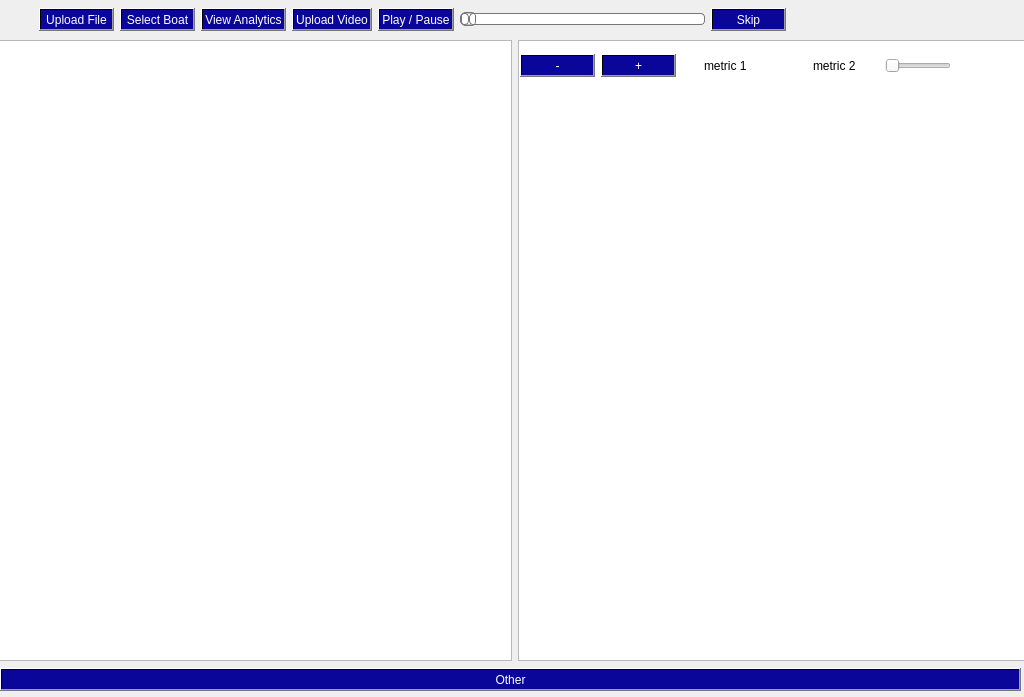
<?xml version="1.0" encoding="UTF-8"?>
<ui version="4.0">
 <class>MainWindow</class>
 <widget class="QMainWindow" name="MainWindow">
  <property name="geometry">
   <rect>
    <x>0</x>
    <y>0</y>
    <width>1024</width>
    <height>697</height>
   </rect>
  </property>
  <property name="windowTitle">
   <string>MainWindow</string>
  </property>
  <widget class="QWidget" name="centralwidget">
   <widget class="QWidget" name="horizontalLayoutWidget">
    <property name="geometry">
     <rect>
      <x>-1</x>
      <y>-1</y>
      <width>1031</width>
      <height>42</height>
     </rect>
    </property>
    <layout class="QHBoxLayout" name="horizontalLayout_4">
     <item>
      <spacer name="horizontalSpacer">
       <property name="orientation">
        <enum>Qt::Orientation::Horizontal</enum>
       </property>
       <property name="sizeType">
        <enum>QSizePolicy::Policy::Fixed</enum>
       </property>
       <property name="sizeHint" stdset="0">
        <size>
         <width>40</width>
         <height>20</height>
        </size>
       </property>
      </spacer>
     </item>
     <item>
      <layout class="QHBoxLayout" name="horizontalLayout_5"/>
     </item>
     <item>
      <widget class="QPushButton" name="uploadFileButton">
       <property name="cursor">
        <cursorShape>PointingHandCursor</cursorShape>
       </property>
       <property name="styleSheet">
        <string notr="true">font: 800 9pt &quot;&quot;;
background-color: rgb(0, 0, 255);
background-color: qconicalgradient(cx:0.478, cy:1, angle:0, stop:0 rgba(9, 6, 153, 255), stop:0.501 rgba(9, 6, 153, 255), stop:0.505 rgba(255, 0, 0, 255));
color: rgb(255, 255, 255);
border-radius: 0.3em;
padding: 0.3em 0.5em;</string>
       </property>
       <property name="text">
        <string>Upload File</string>
       </property>
       <property name="autoDefault">
        <bool>false</bool>
       </property>
       <property name="default">
        <bool>false</bool>
       </property>
       <property name="flat">
        <bool>false</bool>
       </property>
      </widget>
     </item>
     <item>
      <widget class="QPushButton" name="selectBoat">
       <property name="cursor">
        <cursorShape>PointingHandCursor</cursorShape>
       </property>
       <property name="styleSheet">
        <string notr="true">font: 800 9pt &quot;&quot;;
background-color: rgb(0, 0, 255);
background-color: qconicalgradient(cx:0.478, cy:1, angle:0, stop:0 rgba(9, 6, 153, 255), stop:0.501 rgba(9, 6, 153, 255), stop:0.505 rgba(255, 0, 0, 255));
color: rgb(255, 255, 255);
border-radius: 0.3em;
padding: 0.3em 0.5em;</string>
       </property>
       <property name="text">
        <string>Select Boat</string>
       </property>
      </widget>
     </item>
     <item>
      <widget class="QPushButton" name="viewAnalytics">
       <property name="cursor">
        <cursorShape>PointingHandCursor</cursorShape>
       </property>
       <property name="styleSheet">
        <string notr="true">font: 800 9pt &quot;&quot;;
background-color: rgb(0, 0, 255);
background-color: qconicalgradient(cx:0.478, cy:1, angle:0, stop:0 rgba(9, 6, 153, 255), stop:0.501 rgba(9, 6, 153, 255), stop:0.505 rgba(255, 0, 0, 255));
color: rgb(255, 255, 255);
border-radius: 0.3em;
padding: 0.3em 0.5em;</string>
       </property>
       <property name="text">
        <string>View Analytics</string>
       </property>
      </widget>
     </item>
     <item>
      <widget class="QPushButton" name="uploadVideoButton">
       <property name="cursor">
        <cursorShape>PointingHandCursor</cursorShape>
       </property>
       <property name="styleSheet">
        <string notr="true">font: 800 9pt &quot;&quot;;
background-color: rgb(0, 0, 255);
background-color: qconicalgradient(cx:0.478, cy:1, angle:0, stop:0 rgba(9, 6, 153, 255), stop:0.501 rgba(9, 6, 153, 255), stop:0.505 rgba(255, 0, 0, 255));
color: rgb(255, 255, 255);
border-radius: 0.3em;
padding: 0.3em 0.5em;</string>
       </property>
       <property name="text">
        <string>Upload Video</string>
       </property>
      </widget>
     </item>
     <item>
      <widget class="QPushButton" name="playPauseButton">
       <property name="cursor">
        <cursorShape>PointingHandCursor</cursorShape>
       </property>
       <property name="styleSheet">
        <string notr="true">font: 800 9pt &quot;&quot;;
background-color: rgb(0, 0, 255);
background-color: qconicalgradient(cx:0.478, cy:1, angle:0, stop:0 rgba(9, 6, 153, 255), stop:0.501 rgba(9, 6, 153, 255), stop:0.505 rgba(255, 0, 0, 255));
color: rgb(255, 255, 255);
border-radius: 0.3em;
padding: 0.2em 2em;</string>
       </property>
       <property name="text">
        <string>Play / Pause</string>
       </property>
      </widget>
     </item>
     <item>
      <widget class="QSlider" name="horizontalSlider">
       <property name="styleSheet">
        <string notr="true">QSlider::groove:horizontal {
border: 1px solid #bbb;
background: white;
height: 10px;
border-radius: 4px;
}

QSlider::sub-page:horizontal {
background: qlineargradient(x1: 0, y1: 0,    x2: 0, y2: 1,
    stop: 0 #66e, stop: 1 #bbf);
background: qlineargradient(x1: 0, y1: 0.2, x2: 1, y2: 1,
    stop: 0 #bbf, stop: 1 #55f);
border: 1px solid #777;
height: 10px;
border-radius: 4px;
}

QSlider::add-page:horizontal {
background: #fff;
border: 1px solid #777;
height: 10px;
border-radius: 4px;
}

QSlider::handle:horizontal {
background: qlineargradient(x1:0, y1:0, x2:1, y2:1,
    stop:0 #eee, stop:1 #ccc);
border: 1px solid #777;
width: 13px;
margin-top: -2px;
margin-bottom: -2px;
border-radius: 4px;
}

QSlider::handle:horizontal:hover {
background: qlineargradient(x1:0, y1:0, x2:1, y2:1,
    stop:0 #fff, stop:1 #ddd);
border: 1px solid #444;
border-radius: 4px;
}

QSlider::sub-page:horizontal:disabled {
background: #bbb;
border-color: #999;
}

QSlider::add-page:horizontal:disabled {
background: #eee;
border-color: #999;
}

QSlider::handle:horizontal:disabled {
background: #eee;
border: 1px solid #aaa;
border-radius: 4px;
}</string>
       </property>
       <property name="orientation">
        <enum>Qt::Orientation::Horizontal</enum>
       </property>
      </widget>
     </item>
     <item>
      <widget class="QPushButton" name="skipToFirstVideo">
       <property name="cursor">
        <cursorShape>PointingHandCursor</cursorShape>
       </property>
       <property name="styleSheet">
        <string notr="true">font: 800 9pt &quot;&quot;;
background-color: rgb(0, 0, 255);
background-color: qconicalgradient(cx:0.478, cy:1, angle:0, stop:0 rgba(9, 6, 153, 255), stop:0.501 rgba(9, 6, 153, 255), stop:0.505 rgba(255, 0, 0, 255));
color: rgb(255, 255, 255);
border-radius: 0.3em;
padding: 0.3em 0.5em;</string>
       </property>
       <property name="text">
        <string>Skip</string>
       </property>
       <property name="autoDefault">
        <bool>false</bool>
       </property>
       <property name="default">
        <bool>false</bool>
       </property>
       <property name="flat">
        <bool>false</bool>
       </property>
      </widget>
     </item>
     <item>
      <spacer name="horizontalSpacer_2">
       <property name="orientation">
        <enum>Qt::Orientation::Horizontal</enum>
       </property>
       <property name="sizeHint" stdset="0">
        <size>
         <width>50</width>
         <height>20</height>
        </size>
       </property>
      </spacer>
     </item>
    </layout>
   </widget>
   <widget class="QWidget" name="horizontalLayoutWidget_3">
    <property name="geometry">
     <rect>
      <x>-1</x>
      <y>40</y>
      <width>1031</width>
      <height>621</height>
     </rect>
    </property>
    <layout class="QHBoxLayout" name="horizontalLayout_6">
     <property name="sizeConstraint">
      <enum>QLayout::SizeConstraint::SetNoConstraint</enum>
     </property>
     <item>
      <widget class="QGraphicsView" name="videoGraphicsView"/>
     </item>
     <item>
      <widget class="QGraphicsView" name="graphicsView">
       <property name="enabled">
        <bool>true</bool>
       </property>
       <property name="sizePolicy">
        <sizepolicy hsizetype="Expanding" vsizetype="Expanding">
         <horstretch>0</horstretch>
         <verstretch>0</verstretch>
        </sizepolicy>
       </property>
       <property name="minimumSize">
        <size>
         <width>500</width>
         <height>500</height>
        </size>
       </property>
      </widget>
     </item>
    </layout>
   </widget>
   <widget class="QWidget" name="horizontalLayoutWidget_4">
    <property name="geometry">
     <rect>
      <x>0</x>
      <y>659</y>
      <width>1021</width>
      <height>41</height>
     </rect>
    </property>
    <layout class="QHBoxLayout" name="horizontalLayout_7">
     <item>
      <widget class="QPushButton" name="pushButton_3">
       <property name="cursor">
        <cursorShape>PointingHandCursor</cursorShape>
       </property>
       <property name="styleSheet">
        <string notr="true">font: 800 9pt &quot;&quot;;
background-color: rgb(0, 0, 255);
background-color: qconicalgradient(cx:0.478, cy:1, angle:0, stop:0 rgba(9, 6, 153, 255), stop:0.501 rgba(9, 6, 153, 255), stop:0.505 rgba(255, 0, 0, 255));
color: rgb(255, 255, 255);
border-radius: 0.3em;
padding: 0.2em 2em;</string>
       </property>
       <property name="text">
        <string>Other</string>
       </property>
      </widget>
     </item>
    </layout>
   </widget>
   <widget class="QWidget" name="gridLayoutWidget">
    <property name="geometry">
     <rect>
      <x>520</x>
      <y>40</y>
      <width>511</width>
      <height>51</height>
     </rect>
    </property>
    <layout class="QGridLayout" name="gridLayout_5">
     <item row="0" column="0">
      <layout class="QHBoxLayout" name="horizontalLayout">
       <item>
        <widget class="QPushButton" name="minusButton">
         <property name="enabled">
          <bool>true</bool>
         </property>
         <property name="sizePolicy">
          <sizepolicy hsizetype="Fixed" vsizetype="Fixed">
           <horstretch>0</horstretch>
           <verstretch>0</verstretch>
          </sizepolicy>
         </property>
         <property name="cursor">
          <cursorShape>PointingHandCursor</cursorShape>
         </property>
         <property name="styleSheet">
          <string notr="true">font: 800 9pt &quot;&quot;;
background-color: rgb(0, 0, 255);
background-color: qconicalgradient(cx:0.478, cy:1, angle:0, stop:0 rgba(9, 6, 153, 255), stop:0.501 rgba(9, 6, 153, 255), stop:0.505 rgba(255, 0, 0, 255));
color: rgb(255, 255, 255);
border-radius: 0.3em;
padding: 0.2em 2em;</string>
         </property>
         <property name="text">
          <string>-</string>
         </property>
        </widget>
       </item>
       <item>
        <widget class="QPushButton" name="plusButton">
         <property name="cursor">
          <cursorShape>PointingHandCursor</cursorShape>
         </property>
         <property name="styleSheet">
          <string notr="true">font: 800 9pt &quot;&quot;;
background-color: rgb(0, 0, 255);
background-color: qconicalgradient(cx:0.478, cy:1, angle:0, stop:0 rgba(9, 6, 153, 255), stop:0.501 rgba(9, 6, 153, 255), stop:0.505 rgba(255, 0, 0, 255));
color: rgb(255, 255, 255);
border-radius: 0.3em;
padding: 0.2em 2em;</string>
         </property>
         <property name="text">
          <string>+</string>
         </property>
        </widget>
       </item>
       <item>
        <spacer name="horizontalSpacer_3">
         <property name="orientation">
          <enum>Qt::Orientation::Horizontal</enum>
         </property>
         <property name="sizeHint" stdset="0">
          <size>
           <width>40</width>
           <height>20</height>
          </size>
         </property>
        </spacer>
       </item>
       <item>
        <widget class="QLabel" name="metricLabel1">
         <property name="text">
          <string>metric 1</string>
         </property>
        </widget>
       </item>
       <item>
        <spacer name="horizontalSpacer_5">
         <property name="orientation">
          <enum>Qt::Orientation::Horizontal</enum>
         </property>
         <property name="sizeType">
          <enum>QSizePolicy::Policy::Fixed</enum>
         </property>
         <property name="sizeHint" stdset="0">
          <size>
           <width>60</width>
           <height>20</height>
          </size>
         </property>
        </spacer>
       </item>
       <item>
        <widget class="QLabel" name="metricLabel2">
         <property name="text">
          <string>metric 2</string>
         </property>
        </widget>
       </item>
       <item>
        <spacer name="horizontalSpacer_6">
         <property name="orientation">
          <enum>Qt::Orientation::Horizontal</enum>
         </property>
         <property name="sizeHint" stdset="0">
          <size>
           <width>40</width>
           <height>20</height>
          </size>
         </property>
        </spacer>
       </item>
       <item>
        <widget class="QSlider" name="SpeedSlider">
         <property name="orientation">
          <enum>Qt::Orientation::Horizontal</enum>
         </property>
         <property name="tickPosition">
          <enum>QSlider::TickPosition::NoTicks</enum>
         </property>
        </widget>
       </item>
       <item>
        <spacer name="horizontalSpacer_4">
         <property name="orientation">
          <enum>Qt::Orientation::Horizontal</enum>
         </property>
         <property name="sizeType">
          <enum>QSizePolicy::Policy::Fixed</enum>
         </property>
         <property name="sizeHint" stdset="0">
          <size>
           <width>80</width>
           <height>20</height>
          </size>
         </property>
        </spacer>
       </item>
      </layout>
     </item>
    </layout>
   </widget>
  </widget>
 </widget>
 <resources/>
 <connections/>
</ui>
